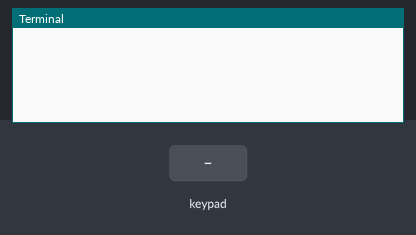
Bench run of a program on a simulated Raspberry Pi (BCM pin numbers). On the bench: the last lines printed to the terminal. The test bench sets the inputs (shaded band).

Above: at 1.2 s.
1.3 s: key '1' pressed
At 2.5 s:
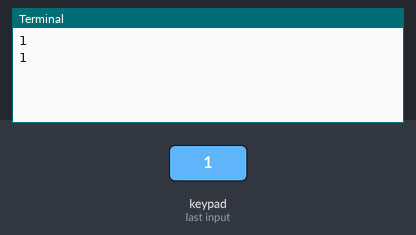
2.8 s: keypad keys 1 2 # pressed 0.4 s apart
At 4.3 s:
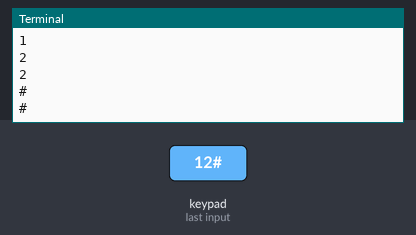
5.5 s: key 'A' pressed
At 6.7 s:
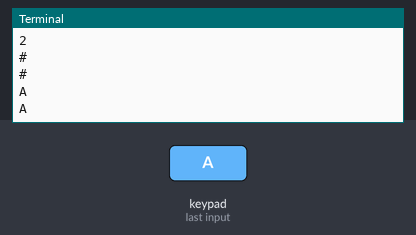
7.0 s: keypad keys 1 2 * pressed 0.4 s apart
At 8.8 s:
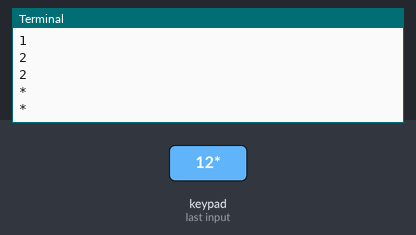
9.7 s: key 'B' pressed
At 10.3 s:
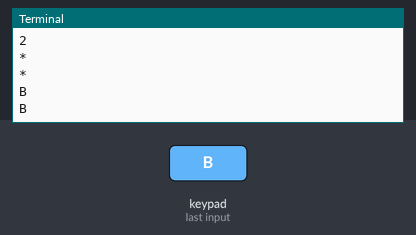
11.2 s: keypad keys 1 2 D pressed 0.4 s apart
At 13.4 s:
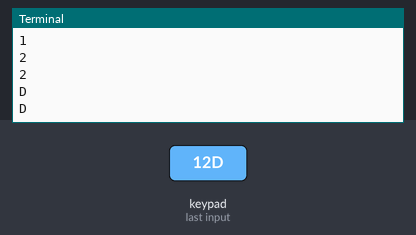

Measured:
- after the input at 1.3 s, the terminal: prints a new line at once (image 1)
- after the input at 2.8 s, the terminal: prints a new line after 0.40 s (image 2)
- after the input at 5.5 s, the terminal: prints a new line at once (image 3)
- after the input at 7.0 s, the terminal: prints a new line at once (image 4)
- after the input at 9.7 s, the terminal: prints a new line at once (image 5)
- after the input at 11.2 s, the terminal: prints a new line at once (image 6)

The program:

keypad.py
```python
# This example is a hello world example
# for using a keypad with the Raspberry Pi

import RPi.GPIO as GPIO
import time

L1 = 5
L2 = 6
L3 = 13
L4 = 19

C1 = 12
C2 = 16
C3 = 20
C4 = 21

GPIO.setwarnings(False)
GPIO.setmode(GPIO.BCM)

GPIO.setup(L1, GPIO.OUT)
GPIO.setup(L2, GPIO.OUT)
GPIO.setup(L3, GPIO.OUT)
GPIO.setup(L4, GPIO.OUT)

GPIO.setup(C1, GPIO.IN, pull_up_down=GPIO.PUD_DOWN)
GPIO.setup(C2, GPIO.IN, pull_up_down=GPIO.PUD_DOWN)
GPIO.setup(C3, GPIO.IN, pull_up_down=GPIO.PUD_DOWN)
GPIO.setup(C4, GPIO.IN, pull_up_down=GPIO.PUD_DOWN)

def readLine(line, characters):
    GPIO.output(line, GPIO.HIGH)
    if(GPIO.input(C1) == 1):
        print(characters[0])
    if(GPIO.input(C2) == 1):
        print(characters[1])
    if(GPIO.input(C3) == 1):
        print(characters[2])
    if(GPIO.input(C4) == 1):
        print(characters[3])
    GPIO.output(line, GPIO.LOW)

try:
    while True:
        readLine(L1, ["1","2","3","A"])
        readLine(L2, ["4","5","6","B"])
        readLine(L3, ["7","8","9","C"])
        readLine(L4, ["*","0","#","D"])
        time.sleep(0.1)
except KeyboardInterrupt:
    print("\nApplication stopped!")
```
